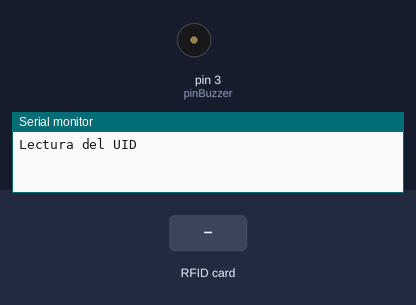
This sketch was run on a simulated Arduino Uno, built with avr-gcc and run on an emulated ATmega328P. On the bench: buzzer (waves = sounding), the last lines printed to the serial monitor. The test bench sets the inputs (shaded band).

Above: at 1.2 s.
1.3 s: RFID card E6 16 0B 4B held to the reader
At 2.2 s:
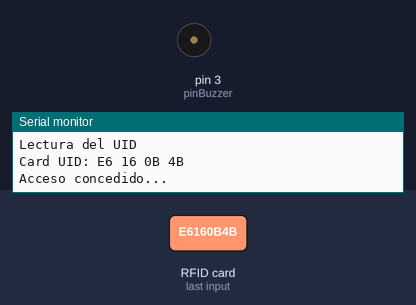
3.4 s: RFID card 12 6A 0D B0 held to the reader
At 4.7 s:
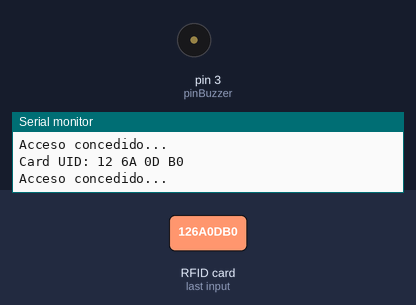
4.9 s: RFID card 4F 42 ED 32 held to the reader
At 5.06 s:
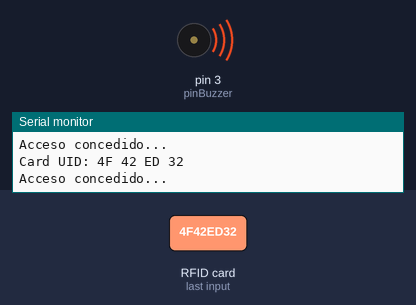
6.4 s: RFID card 5E 7A 19 C4 held to the reader
At 6.62 s:
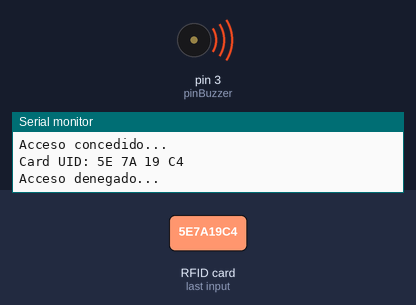
Timing chart, 0 to 9.3 s (numbered marks = the images above; inputs shaded):
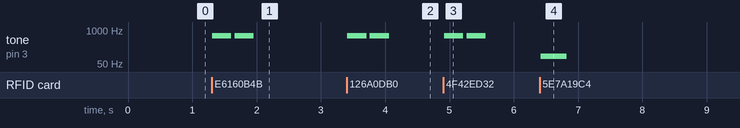

The sketch:

RFID_RTC.ino
```cpp
#include <SPI.h>
#include <MFRC522.h>

#define RST_PIN 9 //Pin 9 para el reset del RC522
#define SS_PIN 10 //Pin 10 para el SS (SDA) del RC522
MFRC522 mfrc522(SS_PIN, RST_PIN); //Creamos el objeto para el RC522

//Definimos el pin para el led testigo
int pinLed=2;
//PinBuzzer
const int pinBuzzer = 3;
//RFID
char ActualUID[4]; //almacenará el código del Tag leído
char Usuario1[4] = {0xE6, 0x16, 0x0B, 0x4B} ; //código del usuario 1
char Usuario2[4] = {0x12, 0x6A, 0x0D, 0xB0} ; //código del usuario 2
char Usuario3[4] = {0x4F, 0x42, 0xED, 0X32}; //Codigo de la sube
void setup()
{
  Serial.begin(9600); //Iniciamos la comunicación serial
  SPI.begin(); //Iniciamos el Bus SPI
  mfrc522.PCD_Init(); // Iniciamos el MFRC522
  Serial.println("Lectura del UID");
}

void loop()
{

  // Revisamos si hay nuevas tarjetas presentes
  if ( mfrc522.PICC_IsNewCardPresent())
  {
    //Seleccionamos una tarjeta
    if ( mfrc522.PICC_ReadCardSerial())
    {
      // Enviamos serialemente su UID
      Serial.print("Card UID:");
      for (byte i = 0; i < mfrc522.uid.size; i++)
      {
        Serial.print(mfrc522.uid.uidByte[i] < 0x10 ? " 0" : " ");
        Serial.print(mfrc522.uid.uidByte[i], HEX);
        ActualUID[i] = mfrc522.uid.uidByte[i];
      }
      Serial.println();

      //comparamos los UID para determinar si es uno de nuestros usuarios
      if (compareArray(ActualUID, Usuario1)){
        Serial.println("Acceso concedido...");
        buzzerTrue();}
      else if (compareArray(ActualUID, Usuario2)){
        Serial.println("Acceso concedido...");
        buzzerTrue();}
      else if (compareArray(ActualUID, Usuario3)){
        Serial.println("Acceso concedido...");
        buzzerTrue();}
      else{
        Serial.println("Acceso denegado...");
         buzzerFalse();}

      // Terminamos la lectura de la tarjeta tarjeta actual
      mfrc522.PICC_HaltA();
    }
  }
}

//funcion que compara los arrays
boolean compareArray(char array1[], char array2[])
{
  if (array1[0] != array2[0])return (false);
  if (array1[1] != array2[1])return (false);
  if (array1[2] != array2[2])return (false);
  if (array1[3] != array2[3])return (false);
  return (true);
}

void buzzerTrue() {
  tone(pinBuzzer, 600);
  delay(300);
  noTone(pinBuzzer);
  delay(50);
  tone(pinBuzzer, 600);
  delay(300);
  noTone(pinBuzzer);
  delay(500);
}
void buzzerFalse(){
  tone(pinBuzzer, 100);
  delay(400);
  noTone(pinBuzzer);
  delay(500);

}
```

Measured:
- after the input at 1.3 s, tone on pin 3 (pinBuzzer): alternates 600 Hz for 0.30 s and silent for 0.05 s, 4 changes in all, then stays silent, starting at once
- after the input at 3.4 s, tone on pin 3 (pinBuzzer): alternates 600 Hz for 0.30 s and silent for 0.05 s, 4 changes in all, then stays silent, starting at once
- after the input at 4.9 s, tone on pin 3 (pinBuzzer): alternates 600 Hz for 0.30 s and silent for 0.05 s, 4 changes in all, then stays silent, starting at once
- after the input at 6.4 s, tone on pin 3 (pinBuzzer): silent → 100 Hz at once, → silent 0.40 s later
